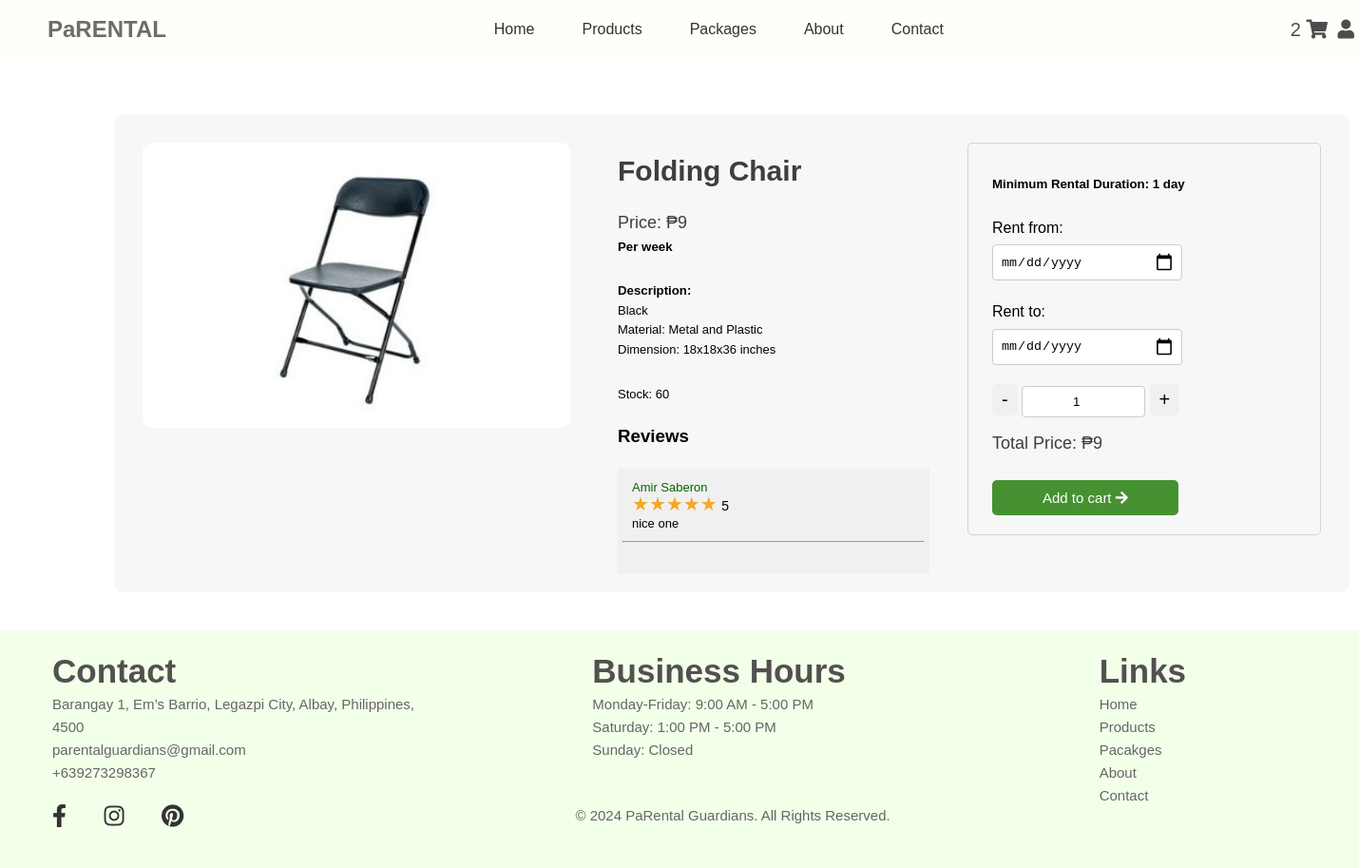
Page /login/product_details.php?id=1 (signed in) on the committed database.
### tables this page shows
CREATE TABLE `products` (
  `id` int(11) NOT NULL,
  `name` varchar(100) DEFAULT NULL,
  `category_id` int(11) DEFAULT NULL,
  `price` decimal(10,0) NOT NULL,
  `color` varchar(250) DEFAULT NULL,
  `material` varchar(50) DEFAULT NULL,
  `dimension` varchar(50) DEFAULT NULL,
  `stock` int(11) DEFAULT NULL,
  `reserve` int(11) NOT NULL DEFAULT 0,
  `used` int(11) NOT NULL DEFAULT 0,
  `image` varchar(50) DEFAULT NULL,
  `counter` int(11) NOT NULL DEFAULT 0,
  `total_ratings` int(11) NOT NULL DEFAULT 0
);

CREATE TABLE `rate` (
  `id` int(11) NOT NULL,
  `product_id` int(11) NOT NULL,
  `name` varchar(100) NOT NULL,
  `email` varchar(100) NOT NULL,
  `rating` int(11) NOT NULL CHECK (`rating` between 1 and 5),
  `review` text DEFAULT NULL,
  `created_at` timestamp NOT NULL DEFAULT current_timestamp()
);

### login/product_details.php (the view, shortened to what this page needs)
<?php
if (isset($_SESSION['id'])) {
require_once "../components/db_connect.php";
if (isset($_GET['id'])) {
    $productId =  $conn->real_escape_string($_GET['id']);
    $sql = "SELECT * FROM products WHERE id = '$productId'";
    $result = $conn->query($sql);
    if ($result->num_rows > 0) {
        $product = $result->fetch_assoc();
        $available_stock = $product['stock'] - ($product['reserve'] + $product['used']);
?>
<!DOCTYPE html>
<html lang="en">
<head>
    <link rel="stylesheet" href="../css/chair_item.css">
    <link rel="stylesheet" href="https://cdnjs.cloudflare.com/ajax/libs/font-awesome/5.15.4/css/all.min.css">
</head>
<body>
    <?php require'../components/header1.php'; ?>
    <main>
        <div class="container">
            <div class="cardproduct">
                <div class="image-column">
                    <img class="card-img" src="../images/products/<?php echo $product['image']; ?>" alt="<?php echo $product['name']; ?>">
                </div>
                <div class="details-column">
                    <h2><?php echo $product['name']; ?></h2>
                    <h4 class="product-price" data-price="<?php echo $product['price']; ?>">Price: ₱<?php echo $product['price']; ?></h4>
                    <h5>Per week</h5><br>
                    <div>
                        <h5>Description:</h5>
                        <?php
                        $items = $product['color'];
                        $itemsArray = explode(',', $items);
                        foreach ($itemsArray as $item) {
                            echo '<p>' . htmlspecialchars(trim($item), ENT_QUOTES, 'UTF-8') . '</p>';
                        }
                        ?>
                    </div>
                    <p>Material: <?php echo $product['material']; ?></p>
                    <p>Dimension: <?php echo $product['dimension']; ?></p><br>
                    <p>Stock: <?php echo $available_stock; ?></p>
                    <h3>Reviews</h3>
                        <div class="scroll">
                            <?php
                                include "../components/db_connect.php";
                                $sql = "SELECT name, rating, review FROM rate WHERE product_id = $productId";
                                $result = $conn->query($sql);
                                if ($result->num_rows > 0) {
                                    while($row = $result->fetch_assoc()) {
                            ?>
                                        <div class="review" style="margin-left:10px;">
                                            <div class="review-rating">
                                                <p style="margin-bottom:-10px; color: darkgreen;"><?= $row['name']; ?></p>
                                                <?php
                                                    for ($i = 1; $i <= 5; $i++) {
                                                        echo $i <= $row['rating'] ? '<span class="star">&#9733;</span>' : '<span class="star">&#9734;</span>';
                                                    }
                                                ?>
                                                <span style="font-size: 14px;"> <?= $row['rating']; ?></span>
                                            </div>
                                            <p style="margin-top:-5px"><?= $row['review']; ?></p>
                                        </div>
                                        <hr>
                            <?php
                                    }
                                } else {
                            ?>
                                    <p style="text-align: center; margin-top: 40px;">No reviews</p>
                            <?php
                                }
                            ?>
                </div>
                </div>
            <form method="post" action="../components/add_cart.php">
                <div class="rental">
                    <h5>Minimum Rental Duration: 1 day</h5>
                    <div class="rental-section">
                    <label for="rent-from">Rent from:</label>
                    <input type="date" id="rent-from" name="rent-from" onchange="calculatePrice(); disablePastDates()">
                    </div>
                    <div class="rental-section">
                    <label for="rent-to">Rent to:</label>
                    <input type="date" id="rent-to" name="rent-to" onchange="calculatePrice()">
                    </div>
                    <div class="quantity">
                    <button type="button" class="minus" onclick="decrementQuantity()">-</button>
                    <input name="quantity" id="quantity" type="number" value="1" min="1" onchange="calculatePrice()">
                    <button type="button" class="plus" onclick="incrementQuantity()">+</button>
                    </div>
                    <h4>Total Price: <span id="total-price">₱<?php echo $product['price']; ?></span></h4>
                    <button type="submit" name="submit" class="addtocart" onclick="addToCart(this)" id="add-to-cart-btn" disabled>Add to cart <i class="fas fa-arrow-right"></i></button>
                </div>
            </form>
            </div>
        </div>
    </main>
    <?php require'../components/footer.php'; ?>
</body>
</html>
<?php
    } else {
        echo "Product not found";
        exit();
    }
} else {
    echo "Product ID not provided";
}
?>
<?php
}else{
  header("Location: ../login/signin.php?error=You need to login first");
  exit();
}
?>

### css/chair_item.css (style rules this page uses)
body { margin: 0; padding: 0; border: 0; }
.card-img { border-radius: 10px; width: 500px; margin: 30px; }
.addtocart { border-radius: 5px; display: inline-block; background-color: #469131; color: #fff; margin-top: 0; padding: 10px 53px; border: none; cursor: pointer; font-size: 15px; margin-bottom: 10px; margin-left: 15px; }
body { font-family: Arial, sans-serif; line-height: 1.6; }
img { width: 100%; height: auto; }
.container { max-width: 100%; padding: 20px; }
main { padding-top: 30px; }
.cardproduct { display: flex; background-color: #f7f7f7; border-radius: 10px; overflow: hidden; justify-content: space-between; margin-bottom: 20px; margin-left: 100px; margin-top: -20px; width: 1300px; }
.cardproduct h2 { font-size: 30px; color: #3f3e3e; line-height: 1; }
.cardproduct h4 { font-size: 18px; font-weight: 200; color: #3f3e3e; margin-top: -20px; }
.cardproduct p { font-size: 13px; margin-top: 10px; }
.image-column { flex: 1; justify-content: space-between; }
.image-column img { width: 450px; height: auto; }
.details-column { flex: 2; padding: 20px; }
.details-column p, .details-column h4, .details-column h5 { margin: 0; padding: 0; }
.rental { background-color: #f7f7f7; border: 1px; border-style: solid; border-color: #d3d3d3; border-radius: 5px; width: 350px; padding: 10px; margin: 30px; }
.rental h5, .rental h4, .rental label { margin-left: 15px; }
.quantity { margin-top: 5px; margin-bottom: 5px; margin-left: 15px; }
.quantity input { text-align: center; }
.quantity button { background-color: #f0f0f0; font-size: 20px; border: none; border-radius: 5px; font-weight: 200; padding: 5px 10px; cursor: pointer; margin-bottom: 30px; }
input[type="number"] { padding: 8px; border: 1px solid #ccc; border-radius: 4px; width: 130px; box-sizing: border-box; }
.rental-section { margin-bottom: 20px; }
label { display: block; margin-bottom: 5px; }
input[type="date"] { padding: 8px; border: 1px solid #ccc; border-radius: 4px; width: 200px; box-sizing: border-box; margin-left: 15px; }

### login/product_details.php (style rules this page uses)
.review-rating .star { font-size: 20px; color: #f5a623; }
.review p { margin: 5px 0 0; }
.scroll { display: block; border: 0px solid gray; background-color: #F0F0F0; padding: 5px; margin-top: 5px; width: 100%; height: 100px; overflow-y: scroll; }

### rows in the picture
products: image (picture), name "Folding Chair", price "9", color "Black", material "Metal and Plastic", dimension "18x18x36 inches", available_stock "60"
rate: name "Amir Saberon", rating "5", review "nice one"

### other values in the picture
$cart_count "2"
